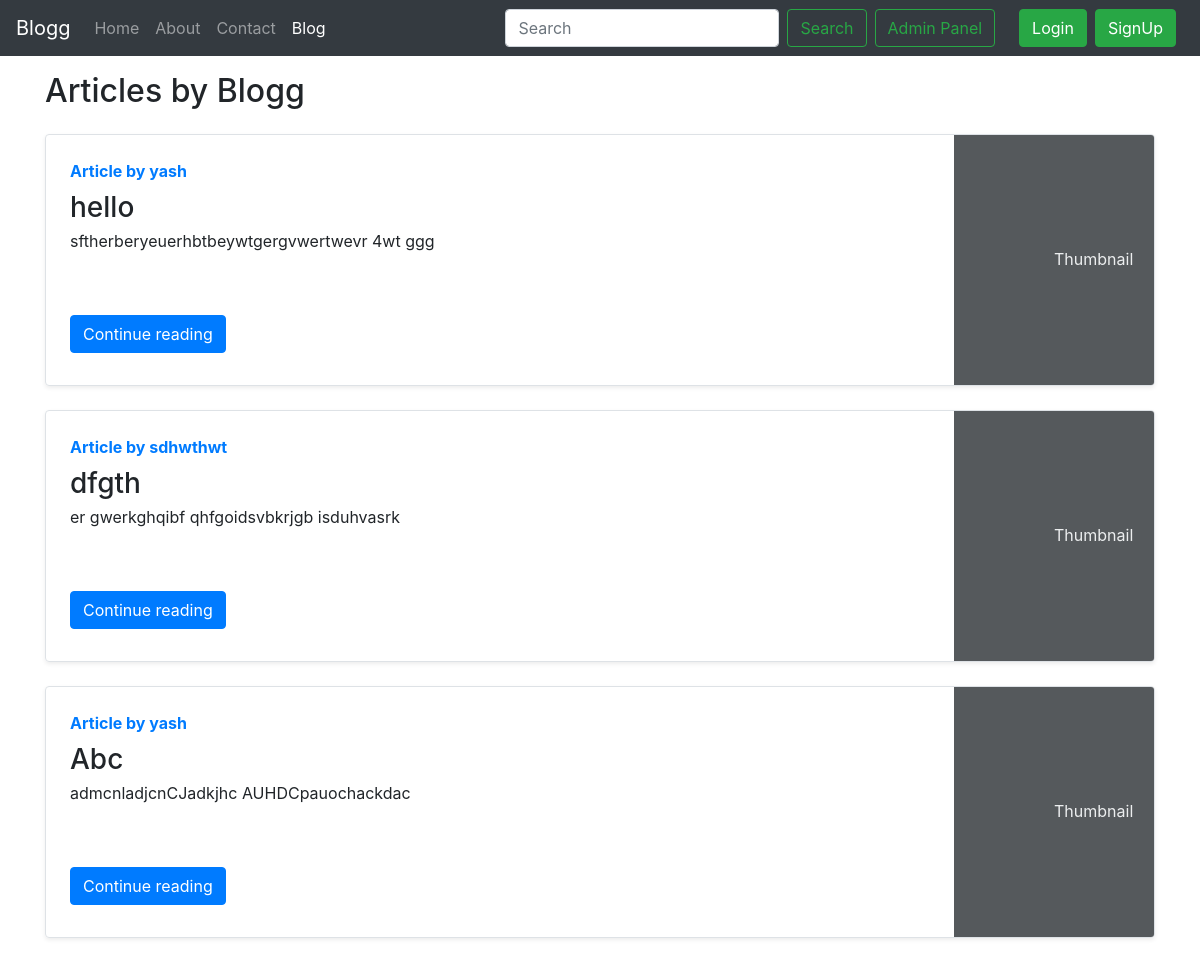
Before: /Blog/ with the older database file.
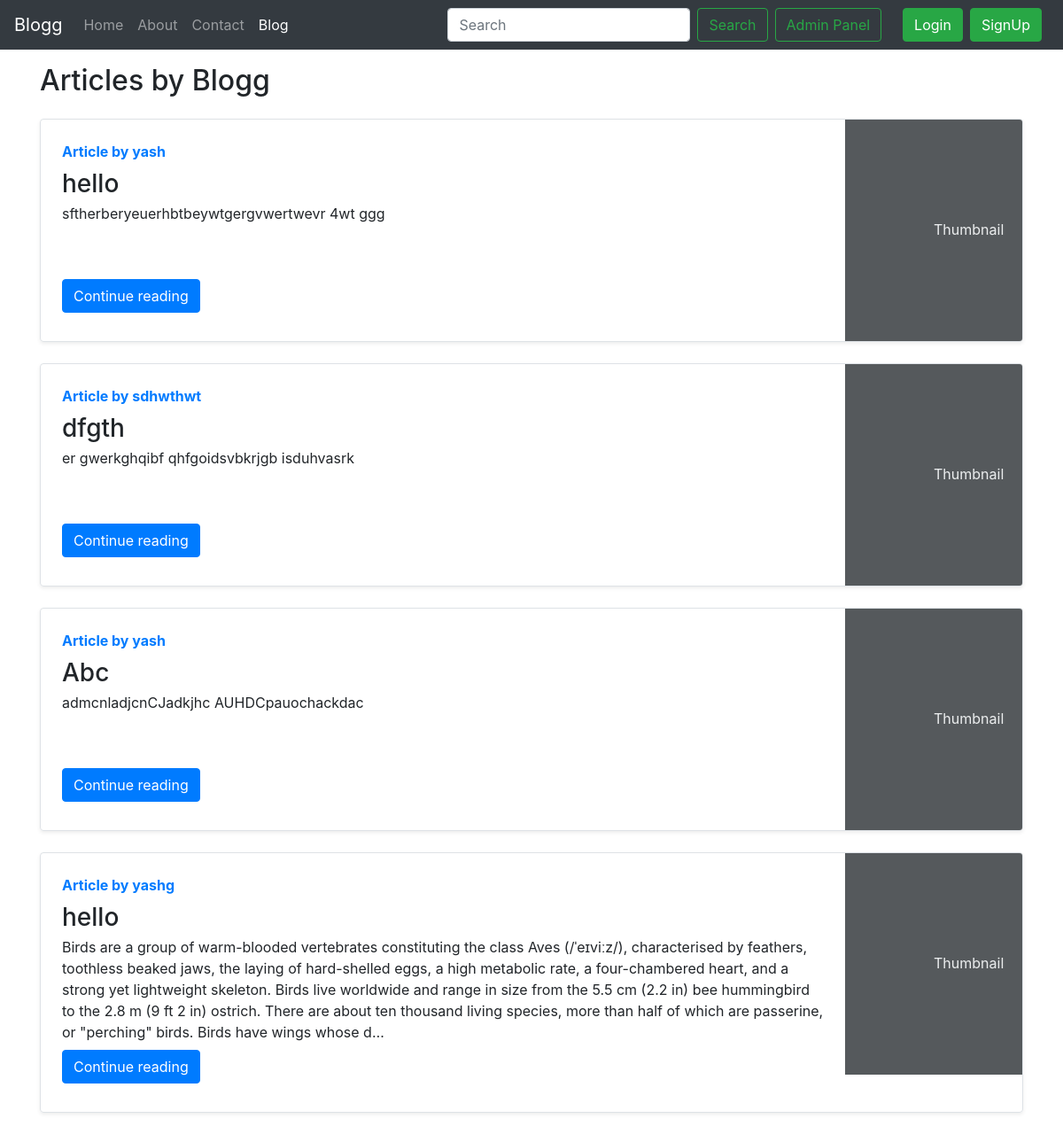
After: the same page with the newer database file.
### Blogg/models.py (models this page shows, shortened)
class Post(models.Model):
    sno=models.AutoField(primary_key=True)
    title=models.CharField(max_length=255)
    author=models.CharField(max_length=14)
    slug=models.CharField(max_length=130)
    timeStamp=models.DateTimeField(blank=True)
    content=models.TextField()

### Blogg/views.py (the view)
# urls.py: path('', views.bloghome, name = 'bloghome'),
def bloghome(request):
    allPosts= Post.objects.all()
    context={'allPosts': allPosts}
    return render(request, "blog/bloghome.html", context)

### templates/blog/bloghome.html (shortened to what this page needs)
{% extends 'base.html' %}
{% block blogactive %} active {% endblock blogactive %}
{% block body %}
<div class="container my-3">
    <h2>Articles by Blogg</h2>
    {% for post in allPosts  %}
    <div class="row no-gutters border rounded overflow-hidden flex-md-row mb-4 shadow-sm h-md-250 my-4 position-relative">
        <div class="col p-4 d-flex flex-column position-static">
            <strong class="d-inline-block mb-2 text-primary">Article  by {{post.author}}</strong>
            <h3 class="mb-0">{{post.title}}</h3>
            <p class="card-text mb-auto">{{post.content| truncatechars:500}}</p>
            <div class="my-2">
            	<a href="/blog/{{post.slug}}" role="button" class="btn btn-primary">Continue reading</a>
            </div>
        </div>
        <div class="col-auto d-none d-lg-block">
            <svg class="bd-placeholder-img" width="200" height="250" xmlns="http://www.w3.org/2000/svg" preserveAspectRatio="xMidYMid slice" focusable="false" role="img" aria-label="Placeholder: Thumbnail">
                <rect width="100%" height="100%" fill="#55595c"></rect><text x="50%" y="50%" fill="#eceeef" dy=".3em">Thumbnail</text>
            </svg>
        </div>
        </div>
        {% endfor %}
    </div>
 {% endblock %}

### templates/base.html (shortened to what this page needs)
<!doctype html>
<html lang="en">
<head>
  <link rel="stylesheet" href="https://stackpath.bootstrapcdn.com/bootstrap/4.5.2/css/bootstrap.min.css"
>
</head>
<body>
  <nav class="navbar navbar-expand-lg navbar-dark bg-dark">
    <a class="navbar-brand" href="/">Blogg</a>
    <div class="collapse navbar-collapse" id="navbarSupportedContent">
      <ul class="navbar-nav mr-auto">
        <li class="nav-item {% block homeactive %}  {% endblock homeactive %}">
          <a class="nav-link" href="/">Home <span class="sr-only">(current)</span></a>
        </li>
        <li class="nav-item {% block aboutactive %}  {% endblock aboutactive %}">
          <a class="nav-link" href="/about">About</a>
        </li>
        <li class="nav-item {% block contactactive %}  {% endblock contactactive %} ">
          <a class="nav-link" href="/contact">Contact</a>
        </li>
        <li class="nav-item {% block blogactive %}  {% endblock blogactive %} ">
          <a class="nav-link" href="/Blog">Blog</a>
        </li>
      </ul>
      <form method="get" action="/search" class="form-inline my-2 my-lg-0 mx-3">
        <input class="form-control mr-sm-2" type="search" placeholder="Search" aria-label="Search" name="query"
          id="query">
        <button class="btn btn-outline-success my-2 my-sm-0 " type="submit">Search</button>
        <a href="/admin" role="button" target="_blank" class="btn btn-outline-success m-2 my-sm-0"> Admin Panel </a>
      </form>
      {% if user.is_authenticated %}
<ul class="navbar-nav mr-2">
<li class="nav-item dropdown">
<a class="nav-link dropdown-toggle" href='#' id="navbarDropdown" role="button" data-toggle="dropdown"> Welcome {{request.user}}</a>
<div class="dropdown-menu" aria-labelledby="navbarDropdown">
          <a class="dropdown-item" href="/logout">Logout</a>
        </div>
      </li>
      </ul>
      </div>
{% else %}
<button type="button" class="btn btn-success mr-2" data-toggle="modal" data-target="#loginModal">
Login
</button>
<button type="button" class="btn btn-success mr-2" data-toggle="modal" data-target="#signupModal">
SignUp
</button>
{% endif %}
    </div>
  </nav>
  {% block body %} {% endblock body %}
</body>
</html>

Changed rows visible on the page:
added Post: author "yashg", title "hello", content "Birds are a group of warm-blooded vertebrates constituting the class Aves (/ˈeɪviːz/), characterised by feathers, toothless beaked jaws, the laying of hard-shelled eggs, a high metabolic rate, a four-chambered heart, and a strong yet lightweight skeleton. Birds live worldwide and range in size from the 5.5 cm (2.2 in) bee hummingbird to the 2.8 m (9 ft 2 in) ostrich. There are about ten thousand living species, more than half of which are passerine, or \"perching\" birds. Birds have wings whose d…"
